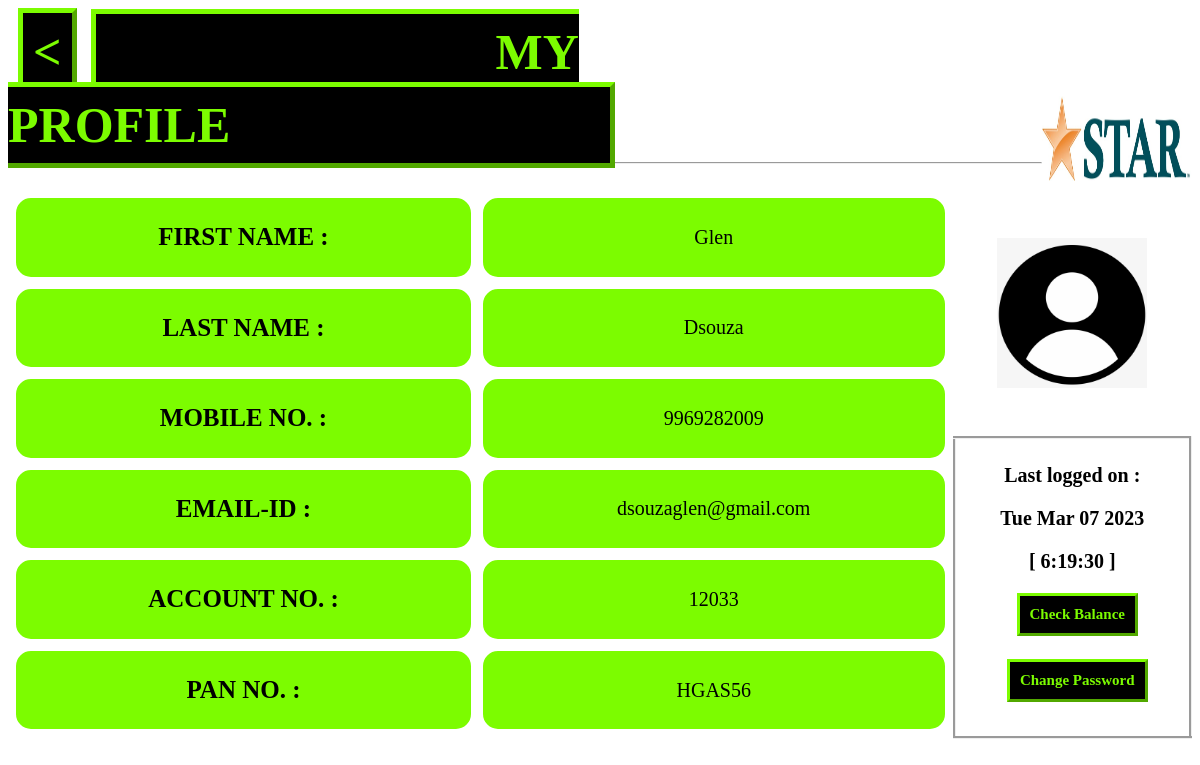
The page /profile.php (signed in) on the database its author committed.
### tables this page shows
CREATE TABLE `personaldetails` (
  `ACCOUNT_NO` int(5) NOT NULL,
  `FIRST_NAME` text NOT NULL,
  `LAST_NAME` text NOT NULL,
  `GMAIL` text NOT NULL,
  `PHONENO` bigint(10) NOT NULL,
  `CITY` text NOT NULL,
  `AREA` text NOT NULL,
  `GENDER` text NOT NULL,
  `PANCARD` text NOT NULL,
  `DOB` date NOT NULL
);

### profile.php (the view, shortened to what this page needs)
<html>
<head><title>Profile page</title>
    <?php
       $conn=mysqli_connect('localhost','root','','db_cus') or
       die("Connection Error: " . mysqli_error($conn));
    ?>
</head>
<body onload="logOn()">
<?php
$acc=$_SESSION["acc_no"];
?>
<button type="button" onclick='window.close(), window.open("main.html")' class="backButton"><</button>
<span class = "header">MY PROFILE</span>
<img src="star2.jpeg" alt="Bank_Name" width="150" height="85"style="float: right;">
<br><hr><br>
<table style="height: 70%; width:100%; border-collapse: collapse;">
<tr>
<td rowspan="2" style="height: 70%; width: 80%">
<table style="height:100%;width:100%">
  <?php
    $con=mysqli_connect('localhost','root','','db_cus') or
    die("Connection Error: " . mysqli_error($conn));
    $query = "SELECT * from personaldetails where ACCOUNT_NO = $acc ";
    $result = mysqli_query($con, $query) or
    die(mysqli_error($con));
    while($row=mysqli_fetch_assoc($result))
        {
        ?>
        <tr>
          <th class= "th1">FIRST NAME : </th>
          <td class= "td1"><?php echo $row['FIRST_NAME']; ?></td>
        </tr>
        <tr>
          <th class= "th1">LAST NAME : </th>
          <td class= "td1"><?php echo $row['LAST_NAME']; ?></td>
        </tr>
        <tr>
          <th class= "th1">MOBILE NO. : </th>
          <td class= "td1"><?php echo $row['PHONENO']; ?></td>
        </tr>
        <tr>
          <th class= "th1">EMAIL-ID : </th>
          <td class= "td1"><?php echo $row['GMAIL']; ?></td>
        </tr>
        <tr>
          <th class= "th1">ACCOUNT NO. : </th>
          <td class= "td1"><?php echo $row['ACCOUNT_NO']; ?></td>
        </tr>
        <tr>
          <th class= "th1">PAN NO. : </th>
          <td class= "td1"><?php echo $row['PANCARD']; ?></td>
        </tr>
      <?php } ?>
</table>
</td>
<td style="text-align: center;">
<img src="prof.png" alt="profPic" width="150" height="150">
</td>
</tr>
<tr>
  <td style ="font-family: cursive; font-weight:bold; font-size: 20px; height:300px; padding:25px; border-style: outset; text-align: center; vertical-align: top">
    Last logged on :
    <p id="date"></p>
    <p id="time"></p>
    <button type="button" class="profButton" onclick="showbal()">Check Balance</button>
    <br><br>
    <button type="button" class="profButton" onclick="passOpen()">Change Password</button>
  </td>
</tr>
</table>
</body>
</html>

### profile.php (style rules this page uses)
.backButton { border: 5px outset lawngreen; background-color: black; text-align: center; color:LawnGreen; font-size: 50px; font-family: cursive ; font-weight:bold; padding: 10px; margin-left: 10px; }
.profButton { border: 3px outset lawngreen; background-color: black; text-align: center; color:LawnGreen; font-size: 15px; font-family: cursive ; font-weight:bold; padding: 10px; margin-left: 10px; }
.header { background-color: black; color:lawngreen; font-size: 50px; font-family: cursive; font-weight:bold; border: 5px outset lawngreen; padding-top: 10px; padding-right: 380px; padding-bottom: 10px; padding-left: 400px; margin-left: 10px; margin-right: 10px; }
.th1 { font-size: 25px; border: 5px solid white; border-radius: 20px; background-color: lawngreen; }
.td1 { font-size: 20px; border: 5px solid white; background-color: lawngreen; text-align: center; border-radius: 20px; }

### rows shown on the page
personaldetails: FIRST_NAME "Glen", LAST_NAME "Dsouza", PHONENO "9969282009", GMAIL "dsouzaglen@gmail.com", ACCOUNT_NO "12033", PANCARD "HGAS56"
